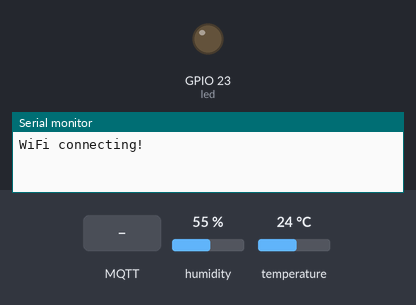
A sketch run on a simulated ESP32. On the bench: output pins drawn as LEDs (lit = HIGH), the last lines printed to the serial monitor. The test bench sets the inputs (shaded band); at power-on: humidity 55 %, temperature 24 °C. WiFi joins after 1.5 s; servers stay silent unless stated; no MQTT or app messages arrive unless stated.

Above: at 0.1 s.
At 2.7 s:
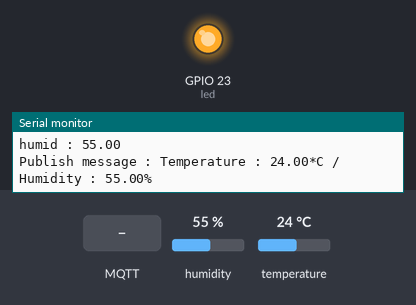
2.8 s: MQTT message "1" arrives on the first subscribed topic
Timing chart, 0 to 5.8 s (numbered marks = the images above; inputs shaded):
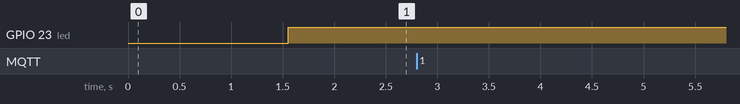

The sketch:

aws_mqtt.ino
```cpp
#include <WiFiClientSecure.h>
#include <DHT.h>
#include <PubSubClient.h>  // mqtt를 사용하기 위한 library

#define led 23  // 온습도 data를 받고있음을 표시하기위해 사용, 온습도 data를 읽지 못할경우엔 blink하게 함
#define dhtpin 22  // dht11 sensor를 22번 핀에서 사용
#define dhttype DHT11  // dht의 타입을 지정

const char* ssid = "U+NetB495";
const char* pw = "1C1A027155";
const char* host = "a1fqcs3gnxvnkh-ats.iot.us-west-2.amazonaws.com";  // aws에서 연결한 사물/상호작용 에서 주소를 가져옵니다.

// 사물 인증서 (파일 이름: xxxxxxxxxx-certificate.pem.crt)
const char cert_str[] PROGMEM = R"EOF(
-----BEGIN CERTIFICATE-----
MIIDWTCCAkGgAwIBAgIUHoVXsxBNnPrx1N0Ig7/q+usUYdYwDQYJKoZIhvcNAQEL
BQAwTTFLMEkGA1UECwxCQW1hem9uIFdlYiBTZXJ2aWNlcyBPPUFtYXpvbi5jb20g
SW5jLiBMPVNlYXR0bGUgU1Q9V2FzaGluZ3RvbiBDPVVTMB4XDTIwMDYyMjA5NDQz
NloXDTQ5MTIzMTIzNTk1OVowHjEcMBoGA1UEAwwTQVdTIElvVCBDZXJ0aWZpY2F0
ZTCCASIwDQYJKoZIhvcNAQEBBQADggEPADCCAQoCggEBAMV26PVmkVDXnvf+3HQs
0kFQxLtj+4/hI0AkC6xe7ob5wCDTYhOidKfqVfSMO8wS/4EcYIMNpYm1MXthq+Ud
2eFw3gAUW9mwGjCeHo8S/EzcX5oVa0b/sh/Q1Yu9B8Av5CgxwmNMYrATFO5DC0SK
MjQOsF1+QMKk+a50jY/MHHfIETrv1maN7n0qsCQ03sVSw4gh3KFG0DF/Jtd0APWP
izSVY9jpgivSYiaMbtcwNHuUvZPU6gUNfVxmCmJXh1uwCPh8Z29C4ieOIIOB21D5
NaWGXSP5Jqt6RuV+XhqdflBmc/RgZaCy7UkFrKb6JCragdbJQM2rrKi1J/3GZfxZ
uLcCAwEAAaNgMF4wHwYDVR0jBBgwFoAUY1ds6Gn8cB4AbMFNdkrQJNYXleMwHQYD
VR0OBBYEFASVGtfTokg1KKVzbZvQ3nWM1ergMAwGA1UdEwEB/wQCMAAwDgYDVR0P
AQH/BAQDAgeAMA0GCSqGSIb3DQEBCwUAA4IBAQAK/iuoMZ9WZ8TLdEZu2MYFC4xo
QDQZREJp0isL8RI5obWNFLW9aJwJciKjd6CcHcj5WyGUjMfi3XxMFNbWsVta0Y4P
qEDiSu93BYVspfV/76JYIlUnqDfOIlwpqEcfSmHfSUWisvXtNSvi2E71bZdUK5QE
wCJPmgWIsILqkIh09MyQR9v/qTCsJp1vmV4jOI5IhnGiY+85KLOeaqATtLpsgktr
6CrOlq0vk4UY678jfo+iruWermXnRq8XKPx7I0S+Vosx2u6D1U8Wv4EJ8V1gsaI9
OXM4ykCDIjqwTdpyHZ3P1io1AmWgyTU+w8ncp7DvOwz0xKOXCRiO7grfoqnF
-----END CERTIFICATE-----
)EOF";

// 사물 인증서 프라이빗 키 (파일 이름: xxxxxxxxxx-private.pem.key)
const char key_str[] PROGMEM = R"EOF(
-----BEGIN RSA PRIVATE KEY-----
MIIEogIBAAKCAQEAxXbo9WaRUNee9/7cdCzSQVDEu2P7j+EjQCQLrF7uhvnAINNi
E6J0p+pV9Iw7zBL/gRxggw2libUxe2Gr5R3Z4XDeABRb2bAaMJ4ejxL8TNxfmhVr
Rv+yH9DVi70HwC/kKDHCY0xisBMU7kMLRIoyNA6wXX5AwqT5rnSNj8wcd8gROu/W
Zo3ufSqwJDTexVLDiCHcoUbQMX8m13QA9Y+LNJVj2OmCK9JiJoxu1zA0e5S9k9Tq
BQ19XGYKYleHW7AI+Hxnb0LiJ44gg4HbUPk1pYZdI/kmq3pG5X5eGp1+UGZz9GBl
oLLtSQWspvokKtqB1slAzausqLUn/cZl/Fm4twIDAQABAoIBAEpKAjrQ67rOZDBI
4geTFUcda+ZUJ0BqIyjuZrXiwTpmm7G91Rgt9lV2BACNAbI1M4sPcf/cEntMf+E7
TcBVCrOWEu9UuXmclz3TPwv0yJbiEdWWWVXMvObbWnvIEjJr0hqNHeTdyAMWKrm4
33RZyalsHU4PQa35AzZvAxMmZ09oe7JcY240KllGR439FFURKi11Qh7Y9t+lHywf
JC/c5EgaWmhChtN5CwiKM+TVUjyWxSbvAYBXz8YUFr9linP4DFjQWBL/FjpwYF2P
X96s/WjkvuxsqxBQd4qsK9ueas8OszpVdkzsKevM6iB8RJYfUR26J3AkTCuVHJo0
rQY7cAECgYEA9kYVD62AWAY8IBJ+CF73Hx49GwNlzwbx8MUv/L/61B25kz6+wPWp
1R+FseCbIPylP5vXoI8bGiNVnzi3TniCJHFP3zWI0UI+aVuH0Yx7OOZobiiTivtK
QDZMQzuw6u9VVvKHWfer6fMntUPJdeEHesaYblAPxsqR9RNUPMSovTcCgYEAzUNZ
I0+mgDr0M9Mz5/ylE+X+16s4U865vsexUvabpkI7T6lQ+SI5guCYzMFTjJTvzmXB
ZODV0A6pdBjivIbJjKNzIFy0fPHeTi+fByE5Fe/E+ZoXyJLUaL/FDv62ryX+UT46
OPzlN+olgUyH2CCVpug0F1N1EBCgX3HTRQNwoIECgYAr3F9z41qwUqvyqlh39THe
AOyxGvHO5VXBo9zgDvEFRiX+63Xdt+L/ahXNkEsQnO5xXbgRiGszRIfDS76Z4yyK
gQPQpSAw5LNo4DxYPcTUZXTD6cYdQpP+y6zZbJAdx3JTge5JP6sGh5/S0LfYnrNO
UoBjZS7qILnOBBtEl2HWEQKBgDrxAvCr15Ds3ODg3f/YwYJkQfimNweBzj6lUxsS
q4FjdWqboR/ZHxCg89+gCCDPR8lJ2O3hziPvgeNPnhQq1EdpTA7X8BAM2Bw1eoHu
nVjaQAK4p+m1l/74SlrS85x52Xx01P02SY/z0Y8+bae3O6Hw/bxQ/8V8MMEXi2Y+
5aGBAoGASEEhAx5q84ZJLNnOSELo3RKad57vg52lPS9OQqRqeosWAJpJPKZ60CTW
CxUmw7/ZI+QqwuIdAyyrdJtfLjtyCuH95IIGIJ3tFhgh/YVpxw2wssF8HXX4I6Xx
2Y7eeKULSLVzi8wFD61i00ykHiIfseW/I2ydJ2mc/DTuszcnv5I=
-----END RSA PRIVATE KEY-----
)EOF";

// Amazon Trust Services(ATS) 엔드포인트 CA 인증서 (서버인증 > "RSA 2048비트 키: Amazon Root CA 1" 다운로드)
const char ca_str[] PROGMEM = R"EOF(
-----BEGIN CERTIFICATE-----
MIIDQTCCAimgAwIBAgITBmyfz5m/jAo54vB4ikPmljZbyjANBgkqhkiG9w0BAQsF
ADA5MQswCQYDVQQGEwJVUzEPMA0GA1UEChMGQW1hem9uMRkwFwYDVQQDExBBbWF6
b24gUm9vdCBDQSAxMB4XDTE1MDUyNjAwMDAwMFoXDTM4MDExNzAwMDAwMFowOTEL
MAkGA1UEBhMCVVMxDzANBgNVBAoTBkFtYXpvbjEZMBcGA1UEAxMQQW1hem9uIFJv
b3QgQ0EgMTCCASIwDQYJKoZIhvcNAQEBBQADggEPADCCAQoCggEBALJ4gHHKeNXj
ca9HgFB0fW7Y14h29Jlo91ghYPl0hAEvrAIthtOgQ3pOsqTQNroBvo3bSMgHFzZM
9O6II8c+6zf1tRn4SWiw3te5djgdYZ6k/oI2peVKVuRF4fn9tBb6dNqcmzU5L/qw
IFAGbHrQgLKm+a/sRxmPUDgH3KKHOVj4utWp+UhnMJbulHheb4mjUcAwhmahRWa6
VOujw5H5SNz/0egwLX0tdHA114gk957EWW67c4cX8jJGKLhD+rcdqsq08p8kDi1L
93FcXmn/6pUCyziKrlA4b9v7LWIbxcceVOF34GfID5yHI9Y/QCB/IIDEgEw+OyQm
jgSubJrIqg0CAwEAAaNCMEAwDwYDVR0TAQH/BAUwAwEB/zAOBgNVHQ8BAf8EBAMC
AYYwHQYDVR0OBBYEFIQYzIU07LwMlJQuCFmcx7IQTgoIMA0GCSqGSIb3DQEBCwUA
A4IBAQCY8jdaQZChGsV2USggNiMOruYou6r4lK5IpDB/G/wkjUu0yKGX9rbxenDI
U5PMCCjjmCXPI6T53iHTfIUJrU6adTrCC2qJeHZERxhlbI1Bjjt/msv0tadQ1wUs
N+gDS63pYaACbvXy8MWy7Vu33PqUXHeeE6V/Uq2V8viTO96LXFvKWlJbYK8U90vv
o/ufQJVtMVT8QtPHRh8jrdkPSHCa2XV4cdFyQzR1bldZwgJcJmApzyMZFo6IQ6XU
5MsI+yMRQ+hDKXJioaldXgjUkK642M4UwtBV8ob2xJNDd2ZhwLnoQdeXeGADbkpy
rqXRfboQnoZsG4q5WTP468SQvvG5
-----END CERTIFICATE-----
)EOF";

float tem;  // 온도 값을 담을 변수 선언
float humid;  // 습도 값을 담을 변수 선언

WiFiClientSecure Cli = WiFiClientSecure();  // mqtt통신을 할 secured 된 wifi cilent 객체 선언
DHT dht(dhtpin, dhttype);  // dht센서를 사용하기위한 객체 선언
PubSubClient Client(Cli);  // aws를 통해 subscriber나 publisher와 통신할 수 있는 객체 생성

//////////////////////functions//////////////////////////

void reconnect() {  // 브로커에 연결하고 특정 토픽을 구독하는 함수로 loop함수에서 주기적으로 호출됨
  while(!Client.connected()) {
    Serial.println("MQTT connecting...");
    if(Client.connect("MQTTool-1852150979")){
      Serial.println("MQTT Connected!");
      Client.publish("dhtout", "Connected!");
      Client.subscribe("dhtin");
    }
    else {
      Serial.print("failed, rc = ");
      Serial.println(Client.state());
      Serial.println("try again in 5 seconds");
      delay(5000);
    }
  }
}

void callback(char* topic, byte* message, unsigned int l) {  // 스마트폰의 mqtt tool로 부터 메시지를 받을 때 실행되는 콜백 함수
  Serial.print("Message [");
  Serial.print(topic);
  Serial.print("] : ");
}

void ExecuteDht() {  // dht 값을 읽어 값을 판별하고 publish하는 함수
  digitalWrite(led, HIGH);
  tem = dht.readTemperature();
  humid = dht.readHumidity();
  if(isnan(tem) || isnan(humid)) {
    ValueError();
  }
  else{
    Serial.print("tem : ");
    Serial.println(tem);
    Serial.print("humid : ");
    Serial.println(humid);
    mqtt_publish();
  }
}

void mqtt_publish() {  // 온도와 습도 data를 publish 해주는 함수
  String packet;
  char msg[50];
  packet = "Temperature : " + String(tem) + "*C / " + "Humidity : " + String(humid) + "%";
  packet.toCharArray(msg,50);
  Serial.print("Publish message : ");
  Serial.println(msg);
  Client.publish("dhtout", msg);
  delay(1000);
}

void ValueError() {  // dht가 data를 못읽어올 때 동작시킬 함수
  digitalWrite(led, HIGH);
  Serial.println("Value Error!");
  delay(500);
  digitalWrite(led, LOW);
}

void Wificonnect() {  // wifi연결
  WiFi.mode(WIFI_STA);
  WiFi.begin(ssid, pw);
  Serial.println("WiFi connecting!");
  while(WiFi.status() != WL_CONNECTED) {
    delay(500);
    Serial.print(".");
  }
  Serial.println("");
  Serial.println("WiFi Connected!");
}

////////////////////////////////////////////////////////

void setup() {
  pinMode(led, OUTPUT);
  pinMode(dhtpin, INPUT);
  Serial.begin(115200);
  dht.begin();
  Wificonnect();
  Cli.setCACert(ca_str);  // 이것부터 밑에 두개까지는 인증서를 연결해줌
  Cli.setCertificate(cert_str);
  Cli.setPrivateKey(key_str);
  Client.setServer(host, 8883);  // 브로커의 ip와 포트를 통해 서버를 설정함
  Client.setCallback(callback);  // callback함수 설정
}

void loop() {
  if (!Client.connected()) {  // 클라이언트가 브로커와 연결이 되지 않은 상태이면 reconnect함수를 호출함
    reconnect();
  }
  Client.loop();
  ExecuteDht();
}
```
